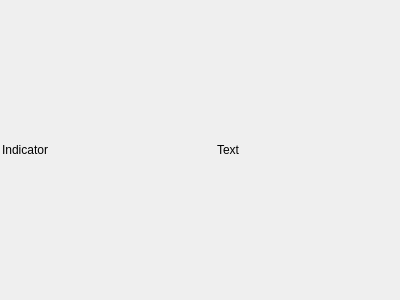
<?xml version="1.0" encoding="UTF-8"?>
<ui version="4.0">
 <class>CoilDisplay</class>
 <widget class="QWidget" name="CoilDisplay">
  <property name="geometry">
   <rect>
    <x>0</x>
    <y>0</y>
    <width>400</width>
    <height>300</height>
   </rect>
  </property>
  <property name="windowTitle">
   <string>Form</string>
  </property>
  <layout class="QGridLayout" name="gridLayout">
   <property name="margin">
    <number>0</number>
   </property>
   <item row="0" column="0">
    <widget class="QLabel" name="label_Indicator">
     <property name="maximumSize">
      <size>
       <width>50</width>
       <height>50</height>
      </size>
     </property>
     <property name="text">
      <string>Indicator</string>
     </property>
     <property name="scaledContents">
      <bool>true</bool>
     </property>
     <property name="alignment">
      <set>Qt::AlignCenter</set>
     </property>
    </widget>
   </item>
   <item row="0" column="1">
    <widget class="QLabel" name="label_Text">
     <property name="text">
      <string>Text</string>
     </property>
     <property name="alignment">
      <set>Qt::AlignCenter</set>
     </property>
    </widget>
   </item>
  </layout>
 </widget>
 <resources/>
 <connections/>
</ui>
